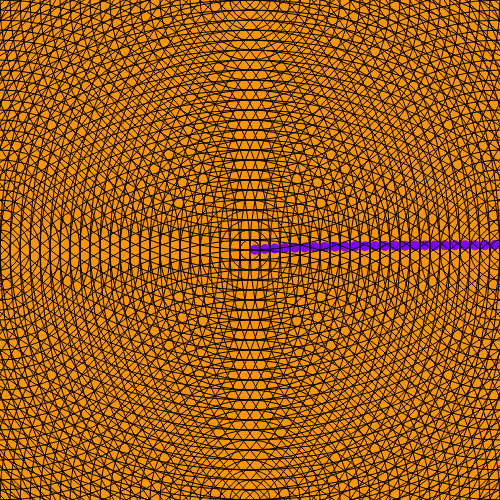
Frame 1 (no input)
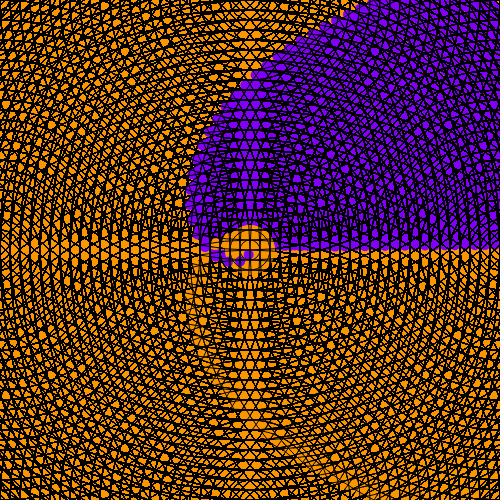
Frame 60 (no input)
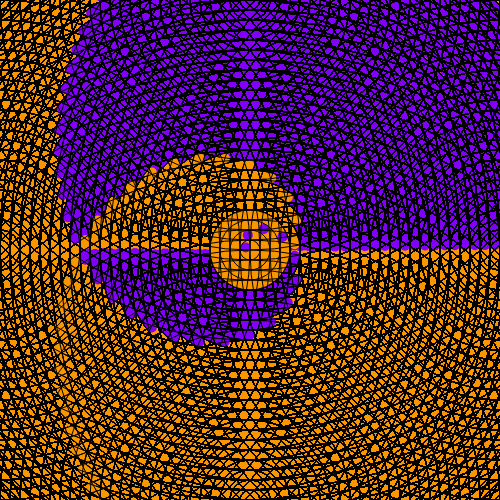
Frame 120 (the mouse pressed at the canvas centre since frame 60)

The p5.js sketch that drew these frames (run headless with seeded random() and noise() and a simulated clock; from frame 60 on, the mouse is pressed at the canvas centre):

// p5.js sketch
// ── sketch.js
//Circles and arcs from the midpoints of four sides. (ACG 59)
//https://massmoca.org/event/walldrawing138/
//Primarily used Translate, didn't see many efficient means/reasons to use rotate or scale

//Background circle variables
  var cs = 20
  var circlestate1 = true
  var circlestate2 = false

function setup() {
createCanvas(500,500)
background(250, 150, 0)
}

function draw() {
//Secondary Background to avoid stroke overlap weirdness
  push()
    if(circlestate2){
      cs -= .5
      if(cs == -40){
        circlestate1 = true
        circlestate2 = false
      }
    }
    if(circlestate1){
      cs += .5
      if(cs == 700){
        circlestate1 = false
        circlestate2 = true
     }
    }
  noStroke()
  fill(250, 150, 0)
  ellipse(250, 250, cs, cs)
  pop()

//Clockwise Rotating ellipses details
  push()
  noStroke()
  fill(250, 150, 0)
  //Rotations, rotate() free guarrentee or your cash back!
    push()
    translate(250, 250);
    translate(p5.Vector.fromAngle(millis() / 225, 5));
    ellipse(0, 0, 10, 10);
    pop()

    push()
    translate(250, 250);
    translate(p5.Vector.fromAngle(millis() / 250, 15));
    ellipse(0, 0, 10, 10);
    pop()

    push()
    translate(250, 250);
    translate(p5.Vector.fromAngle(millis() / 275, 25));
    ellipse(0, 0, 10, 10);
    pop()

    push()
    translate(250, 250);
    translate(p5.Vector.fromAngle(millis() / 300, 35));
    ellipse(0, 0, 10, 10);
    pop()

    push()
    translate(250, 250);
    translate(p5.Vector.fromAngle(millis() / 325, 45));
    ellipse(0, 0, 10, 10);
    pop()

    push()
    translate(250, 250);
    translate(p5.Vector.fromAngle(millis() / 350, 55));
    ellipse(0, 0, 10, 10);
    pop()

    push()
    translate(250, 250);
    translate(p5.Vector.fromAngle(millis() / 375, 65));
    ellipse(0, 0, 10, 10);
    pop()

    push()
    translate(250, 250);
    translate(p5.Vector.fromAngle(millis() / 400, 75));
    ellipse(0, 0, 10, 10);
    pop()

    push()
    translate(250, 250);
    translate(p5.Vector.fromAngle(millis() / 425, 85));
    ellipse(0, 0, 10, 10);
    pop()

    push()
    translate(250, 250);
    translate(p5.Vector.fromAngle(millis() / 450, 95));
    ellipse(0, 0, 10, 10);
    pop()

    push()
    translate(250, 250);
    translate(p5.Vector.fromAngle(millis() / 475, 105));
    ellipse(0, 0, 10, 10);
    pop()

    push()
    translate(250, 250);
    translate(p5.Vector.fromAngle(millis() / 500, 115));
    ellipse(0, 0, 10, 10);
    pop()

    push()
    translate(250, 250);
    translate(p5.Vector.fromAngle(millis() / 525, 125));
    ellipse(0, 0, 10, 10);
    pop()

    push()
    translate(250, 250);
    translate(p5.Vector.fromAngle(millis() / 550, 135));
    ellipse(0, 0, 10, 10);
    pop()

    push()
    translate(250, 250);
    translate(p5.Vector.fromAngle(millis() / 575, 145));
    ellipse(0, 0, 10, 10);
    pop()

    push()
    translate(250, 250);
    translate(p5.Vector.fromAngle(millis() / 600, 155));
    ellipse(0, 0, 10, 10);
    pop()

    push()
    translate(250, 250);
    translate(p5.Vector.fromAngle(millis() / 625, 165));
    ellipse(0, 0, 10, 10);
    pop()

    push()
    translate(250, 250);
    translate(p5.Vector.fromAngle(millis() / 650, 175));
    ellipse(0, 0, 10, 10);
    pop()

    push()
    translate(250, 250);
    translate(p5.Vector.fromAngle(millis() / 675, 185));
    ellipse(0, 0, 10, 10);
    pop()

    push()
    translate(250, 250);
    translate(p5.Vector.fromAngle(millis() / 700, 195));
    ellipse(0, 0, 10, 10);
    pop()

    push()
    translate(250, 250);
    translate(p5.Vector.fromAngle(millis() / 725, 205));
    ellipse(0, 0, 10, 10);
    pop()

    push()
    translate(250, 250);
    translate(p5.Vector.fromAngle(millis() / 750, 215));
    ellipse(0, 0, 10, 10);
    pop()

    push()
    translate(250, 250);
    translate(p5.Vector.fromAngle(millis() / 775, 225));
    ellipse(0, 0, 10, 10);
    pop()

    push()
    translate(250, 250);
    translate(p5.Vector.fromAngle(millis() / 800, 235));
    ellipse(0, 0, 10, 10);
    pop()

    push()
    translate(250, 250);
    translate(p5.Vector.fromAngle(millis() / 825, 245));
    ellipse(0, 0, 10, 10);
    pop()

    push()
    translate(250, 250);
    translate(p5.Vector.fromAngle(millis() / 850, 255));
    ellipse(0, 0, 10, 10);
    pop()

    push()
    translate(250, 250);
    translate(p5.Vector.fromAngle(millis() / 875, 265));
    ellipse(0, 0, 10, 10);
    pop()

    push()
    translate(250, 250);
    translate(p5.Vector.fromAngle(millis() / 900, 275));
    ellipse(0, 0, 10, 10);
    pop()

    push()
    translate(250, 250);
    translate(p5.Vector.fromAngle(millis() / 925, 285));
    ellipse(0, 0, 10, 10);
    pop()

    push()
    translate(250, 250);
    translate(p5.Vector.fromAngle(millis() / 950, 295));
    ellipse(0, 0, 10, 10);
    pop()

    push()
    translate(250, 250);
    translate(p5.Vector.fromAngle(millis() / 975, 305));
    ellipse(0, 0, 10, 10);
    pop()

    push()
    translate(250, 250);
    translate(p5.Vector.fromAngle(millis() / 1000, 315));
    ellipse(0, 0, 10, 10);
    pop()

    push()
    translate(250, 250);
    translate(p5.Vector.fromAngle(millis() / 1025, 325));
    ellipse(0, 0, 10, 10);
    pop()

    push()
    translate(250, 250);
    translate(p5.Vector.fromAngle(millis() / 1050, 335));
    ellipse(0, 0, 10, 10);
    pop()

    push()
    translate(250, 250);
    translate(p5.Vector.fromAngle(millis() / 1075, 345));
    ellipse(0, 0, 10, 10);
    pop()
    pop()

//Counter Clockwise Rotating ellipses details
  push()
  noStroke()
  fill(130, 0, 250)
  //Rotations, rotate() free guarrentee or your cash back!
    push()
    translate(250, 250);
    translate(p5.Vector.fromAngle(millis() / -225, 5));
    ellipse(0, 0, 10, 10);
    pop()
    
    push()
    translate(250, 250);
    translate(p5.Vector.fromAngle(millis() / -250, 15));
    ellipse(0, 0, 10, 10);
    pop()

    push()
    translate(250, 250);
    translate(p5.Vector.fromAngle(millis() / -275, 25));
    ellipse(0, 0, 10, 10);
    pop()

    push()
    translate(250, 250);
    translate(p5.Vector.fromAngle(millis() / -300, 35));
    ellipse(0, 0, 10, 10);
    pop()

    push()
    translate(250, 250);
    translate(p5.Vector.fromAngle(millis() / -325, 45));
    ellipse(0, 0, 10, 10);
    pop()

    push()
    translate(250, 250);
    translate(p5.Vector.fromAngle(millis() / -350, 55));
    ellipse(0, 0, 10, 10);
    pop()

    push()
    translate(250, 250);
    translate(p5.Vector.fromAngle(millis() / -375, 65));
    ellipse(0, 0, 10, 10);
    pop()

    push()
    translate(250, 250);
    translate(p5.Vector.fromAngle(millis() / -400, 75));
    ellipse(0, 0, 10, 10);
    pop()

    push()
    translate(250, 250);
    translate(p5.Vector.fromAngle(millis() / -425, 85));
    ellipse(0, 0, 10, 10);
    pop()

    push()
    translate(250, 250);
    translate(p5.Vector.fromAngle(millis() / -450, 95));
    ellipse(0, 0, 10, 10);
    pop()

    push()
    translate(250, 250);
    translate(p5.Vector.fromAngle(millis() / -475, 105));
    ellipse(0, 0, 10, 10);
    pop()

    push()
    translate(250, 250);
    translate(p5.Vector.fromAngle(millis() / -500, 115));
    ellipse(0, 0, 10, 10);
    pop()

    push()
    translate(250, 250);
    translate(p5.Vector.fromAngle(millis() / -525, 125));
    ellipse(0, 0, 10, 10);
    pop()

    push()
    translate(250, 250);
    translate(p5.Vector.fromAngle(millis() / -550, 135));
    ellipse(0, 0, 10, 10);
    pop()

    push()
    translate(250, 250);
    translate(p5.Vector.fromAngle(millis() / -575, 145));
    ellipse(0, 0, 10, 10);
    pop()

    push()
    translate(250, 250);
    translate(p5.Vector.fromAngle(millis() / -600, 155));
    ellipse(0, 0, 10, 10);
    pop()

    push()
    translate(250, 250);
    translate(p5.Vector.fromAngle(millis() / -625, 165));
    ellipse(0, 0, 10, 10);
    pop()

    push()
    translate(250, 250);
    translate(p5.Vector.fromAngle(millis() / -650, 175));
    ellipse(0, 0, 10, 10);
    pop()

    push()
    translate(250, 250);
    translate(p5.Vector.fromAngle(millis() / -675, 185));
    ellipse(0, 0, 10, 10);
    pop()

    push()
    translate(250, 250);
    translate(p5.Vector.fromAngle(millis() / -700, 195));
    ellipse(0, 0, 10, 10);
    pop()

    push()
    translate(250, 250);
    translate(p5.Vector.fromAngle(millis() / -725, 205));
    ellipse(0, 0, 10, 10);
    pop()

    push()
    translate(250, 250);
    translate(p5.Vector.fromAngle(millis() / -750, 215));
    ellipse(0, 0, 10, 10);
    pop()

    push()
    translate(250, 250);
    translate(p5.Vector.fromAngle(millis() / -775, 225));
    ellipse(0, 0, 10, 10);
    pop()

    push()
    translate(250, 250);
    translate(p5.Vector.fromAngle(millis() / -800, 235));
    ellipse(0, 0, 10, 10);
    pop()

    push()
    translate(250, 250);
    translate(p5.Vector.fromAngle(millis() / -825, 245));
    ellipse(0, 0, 10, 10);
    pop()

    push()
    translate(250, 250);
    translate(p5.Vector.fromAngle(millis() / -850, 255));
    ellipse(0, 0, 10, 10);
    pop()

    push()
    translate(250, 250);
    translate(p5.Vector.fromAngle(millis() / -875, 265));
    ellipse(0, 0, 10, 10);
    pop()

    push()
    translate(250, 250);
    translate(p5.Vector.fromAngle(millis() / -900, 275));
    ellipse(0, 0, 10, 10);
    pop()

    push()
    translate(250, 250);
    translate(p5.Vector.fromAngle(millis() / -925, 285));
    ellipse(0, 0, 10, 10);
    pop()

    push()
    translate(250, 250);
    translate(p5.Vector.fromAngle(millis() / -950, 295));
    ellipse(0, 0, 10, 10);
    pop()

    push()
    translate(250, 250);
    translate(p5.Vector.fromAngle(millis() / -975, 305));
    ellipse(0, 0, 10, 10);
    pop()

    push()
    translate(250, 250);
    translate(p5.Vector.fromAngle(millis() / -1000, 315));
    ellipse(0, 0, 10, 10);
    pop()

    push()
    translate(250, 250);
    translate(p5.Vector.fromAngle(millis() / -1025, 325));
    ellipse(0, 0, 10, 10);
    pop()

    push()
    translate(250, 250);
    translate(p5.Vector.fromAngle(millis() / -1050, 335));
    ellipse(0, 0, 10, 10);
    pop()

    push()
    translate(250, 250);
    translate(p5.Vector.fromAngle(millis() / -1075, 345));
    ellipse(0, 0, 10, 10);
    pop()
    pop()

//Middle
  push()
  translate(250, 250)
  stroke(0)
  strokeWeight(1)
  noFill()
  ellipse(0, 0, 20, 20)
  ellipse(0, 0, 40, 40)
  ellipse(0, 0, 60, 60)
  ellipse(0, 0, 80, 80)
  ellipse(0, 0, 100, 100)
  ellipse(0, 0, 120, 120)
  ellipse(0, 0, 140, 140)
  ellipse(0, 0, 160, 160)
  ellipse(0, 0, 180, 180)
  ellipse(0, 0, 200, 200)
  ellipse(0, 0, 220, 220)
  ellipse(0, 0, 240, 240)
  ellipse(0, 0, 260, 260)
  ellipse(0, 0, 280, 280)
  ellipse(0, 0, 300, 300)
  ellipse(0, 0, 320, 320)
  ellipse(0, 0, 340, 340)
  ellipse(0, 0, 360, 360)
  ellipse(0, 0, 380, 380)
  ellipse(0, 0, 400, 400)
  ellipse(0, 0, 420, 420)
  ellipse(0, 0, 440, 440)
  ellipse(0, 0, 460, 460)
  ellipse(0, 0, 480, 480)
  ellipse(0, 0, 500, 500)
  ellipse(0, 0, 520, 520)
  ellipse(0, 0, 540, 540)
  ellipse(0, 0, 560, 560)
  ellipse(0, 0, 580, 580)
  ellipse(0, 0, 600, 600)
  ellipse(0, 0, 620, 620)
  ellipse(0, 0, 640, 640)
  ellipse(0, 0, 660, 660)
  ellipse(0, 0, 680, 680)
  ellipse(0, 0, 700, 700)
  ellipse(0, 0, 720, 720)
  ellipse(0, 0, 740, 740)
  ellipse(0, 0, 760, 760)
  ellipse(0, 0, 780, 780)
  ellipse(0, 0, 800, 800)
  ellipse(0, 0, 820, 820)
  ellipse(0, 0, 840, 840)
  ellipse(0, 0, 860, 860)
  ellipse(0, 0, 880, 880)
  ellipse(0, 0, 900, 900)
  ellipse(0, 0, 920, 920)
  ellipse(0, 0, 940, 940)
  ellipse(0, 0, 960, 960)
  ellipse(0, 0, 980, 980)
  ellipse(0, 0, 1000, 1000)
  ellipse(0, 0, 1020, 1020)
  ellipse(0, 0, 1040, 1040)
  ellipse(0, 0, 1060, 1060)
  ellipse(0, 0, 1080, 1080)
  ellipse(0, 0, 1100, 1100)
  pop()

//Top
  push()
  translate(250, 0)
  stroke(0)
  strokeWeight(1)
  noFill()
  ellipse(0, 0, 20, 20)
  ellipse(0, 0, 40, 40)
  ellipse(0, 0, 60, 60)
  ellipse(0, 0, 80, 80)
  ellipse(0, 0, 100, 100)
  ellipse(0, 0, 120, 120)
  ellipse(0, 0, 140, 140)
  ellipse(0, 0, 160, 160)
  ellipse(0, 0, 180, 180)
  ellipse(0, 0, 200, 200)
  ellipse(0, 0, 220, 220)
  ellipse(0, 0, 240, 240)
  ellipse(0, 0, 260, 260)
  ellipse(0, 0, 280, 280)
  ellipse(0, 0, 300, 300)
  ellipse(0, 0, 320, 320)
  ellipse(0, 0, 340, 340)
  ellipse(0, 0, 360, 360)
  ellipse(0, 0, 380, 380)
  ellipse(0, 0, 400, 400)
  ellipse(0, 0, 420, 420)
  ellipse(0, 0, 440, 440)
  ellipse(0, 0, 460, 460)
  ellipse(0, 0, 480, 480)
  ellipse(0, 0, 500, 500)
  ellipse(0, 0, 520, 520)
  ellipse(0, 0, 540, 540)
  ellipse(0, 0, 560, 560)
  ellipse(0, 0, 580, 580)
  ellipse(0, 0, 600, 600)
  ellipse(0, 0, 620, 620)
  ellipse(0, 0, 640, 640)
  ellipse(0, 0, 660, 660)
  ellipse(0, 0, 680, 680)
  ellipse(0, 0, 700, 700)
  ellipse(0, 0, 720, 720)
  ellipse(0, 0, 740, 740)
  ellipse(0, 0, 760, 760)
  ellipse(0, 0, 780, 780)
  ellipse(0, 0, 800, 800)
  ellipse(0, 0, 820, 820)
  ellipse(0, 0, 840, 840)
  ellipse(0, 0, 860, 860)
  ellipse(0, 0, 880, 880)
  ellipse(0, 0, 900, 900)
  ellipse(0, 0, 920, 920)
  ellipse(0, 0, 940, 940)
  ellipse(0, 0, 960, 960)
  ellipse(0, 0, 980, 980)
  ellipse(0, 0, 1000, 1000)
  ellipse(0, 0, 1020, 1020)
  ellipse(0, 0, 1040, 1040)
  ellipse(0, 0, 1060, 1060)
  ellipse(0, 0, 1080, 1080)
  ellipse(0, 0, 1100, 1100)
  pop()

//Left
  push()
  translate(0, 250)
  stroke(0)
  strokeWeight(1)
  noFill()
  ellipse(0, 0, 20, 20)
  ellipse(0, 0, 40, 40)
  ellipse(0, 0, 60, 60)
  ellipse(0, 0, 80, 80)
  ellipse(0, 0, 100, 100)
  ellipse(0, 0, 120, 120)
  ellipse(0, 0, 140, 140)
  ellipse(0, 0, 160, 160)
  ellipse(0, 0, 180, 180)
  ellipse(0, 0, 200, 200)
  ellipse(0, 0, 220, 220)
  ellipse(0, 0, 240, 240)
  ellipse(0, 0, 260, 260)
  ellipse(0, 0, 280, 280)
  ellipse(0, 0, 300, 300)
  ellipse(0, 0, 320, 320)
  ellipse(0, 0, 340, 340)
  ellipse(0, 0, 360, 360)
  ellipse(0, 0, 380, 380)
  ellipse(0, 0, 400, 400)
  ellipse(0, 0, 420, 420)
  ellipse(0, 0, 440, 440)
  ellipse(0, 0, 460, 460)
  ellipse(0, 0, 480, 480)
  ellipse(0, 0, 500, 500)
  ellipse(0, 0, 520, 520)
  ellipse(0, 0, 540, 540)
  ellipse(0, 0, 560, 560)
  ellipse(0, 0, 580, 580)
  ellipse(0, 0, 600, 600)
  ellipse(0, 0, 620, 620)
  ellipse(0, 0, 640, 640)
  ellipse(0, 0, 660, 660)
  ellipse(0, 0, 680, 680)
  ellipse(0, 0, 700, 700)
  ellipse(0, 0, 720, 720)
  ellipse(0, 0, 740, 740)
  ellipse(0, 0, 760, 760)
  ellipse(0, 0, 780, 780)
  ellipse(0, 0, 800, 800)
  ellipse(0, 0, 820, 820)
  ellipse(0, 0, 840, 840)
  ellipse(0, 0, 860, 860)
  ellipse(0, 0, 880, 880)
  ellipse(0, 0, 900, 900)
  ellipse(0, 0, 920, 920)
  ellipse(0, 0, 940, 940)
  ellipse(0, 0, 960, 960)
  ellipse(0, 0, 980, 980)
  ellipse(0, 0, 1000, 1000)
  ellipse(0, 0, 1020, 1020)
  ellipse(0, 0, 1040, 1040)
  ellipse(0, 0, 1060, 1060)
  ellipse(0, 0, 1080, 1080)
  ellipse(0, 0, 1100, 1100)
  pop()

//Right
  push()
  translate(500, 250)
  stroke(0)
  strokeWeight(1)
  noFill()
  ellipse(0, 0, 20, 20)
  ellipse(0, 0, 40, 40)
  ellipse(0, 0, 60, 60)
  ellipse(0, 0, 80, 80)
  ellipse(0, 0, 100, 100)
  ellipse(0, 0, 120, 120)
  ellipse(0, 0, 140, 140)
  ellipse(0, 0, 160, 160)
  ellipse(0, 0, 180, 180)
  ellipse(0, 0, 200, 200)
  ellipse(0, 0, 220, 220)
  ellipse(0, 0, 240, 240)
  ellipse(0, 0, 260, 260)
  ellipse(0, 0, 280, 280)
  ellipse(0, 0, 300, 300)
  ellipse(0, 0, 320, 320)
  ellipse(0, 0, 340, 340)
  ellipse(0, 0, 360, 360)
  ellipse(0, 0, 380, 380)
  ellipse(0, 0, 400, 400)
  ellipse(0, 0, 420, 420)
  ellipse(0, 0, 440, 440)
  ellipse(0, 0, 460, 460)
  ellipse(0, 0, 480, 480)
  ellipse(0, 0, 500, 500)
  ellipse(0, 0, 520, 520)
  ellipse(0, 0, 540, 540)
  ellipse(0, 0, 560, 560)
  ellipse(0, 0, 580, 580)
  ellipse(0, 0, 600, 600)
  ellipse(0, 0, 620, 620)
  ellipse(0, 0, 640, 640)
  ellipse(0, 0, 660, 660)
  ellipse(0, 0, 680, 680)
  ellipse(0, 0, 700, 700)
  ellipse(0, 0, 720, 720)
  ellipse(0, 0, 740, 740)
  ellipse(0, 0, 760, 760)
  ellipse(0, 0, 780, 780)
  ellipse(0, 0, 800, 800)
  ellipse(0, 0, 820, 820)
  ellipse(0, 0, 840, 840)
  ellipse(0, 0, 860, 860)
  ellipse(0, 0, 880, 880)
  ellipse(0, 0, 900, 900)
  ellipse(0, 0, 920, 920)
  ellipse(0, 0, 940, 940)
  ellipse(0, 0, 960, 960)
  ellipse(0, 0, 980, 980)
  ellipse(0, 0, 1000, 1000)
  ellipse(0, 0, 1020, 1020)
  ellipse(0, 0, 1040, 1040)
  ellipse(0, 0, 1060, 1060)
  ellipse(0, 0, 1080, 1080)
  ellipse(0, 0, 1100, 1100)
  pop()

//Bottom
  push()
  translate(250, 500)
  stroke(0)
  strokeWeight(1)
  noFill()
  ellipse(0, 0, 20, 20)
  ellipse(0, 0, 40, 40)
  ellipse(0, 0, 60, 60)
  ellipse(0, 0, 80, 80)
  ellipse(0, 0, 100, 100)
  ellipse(0, 0, 120, 120)
  ellipse(0, 0, 140, 140)
  ellipse(0, 0, 160, 160)
  ellipse(0, 0, 180, 180)
  ellipse(0, 0, 200, 200)
  ellipse(0, 0, 220, 220)
  ellipse(0, 0, 240, 240)
  ellipse(0, 0, 260, 260)
  ellipse(0, 0, 280, 280)
  ellipse(0, 0, 300, 300)
  ellipse(0, 0, 320, 320)
  ellipse(0, 0, 340, 340)
  ellipse(0, 0, 360, 360)
  ellipse(0, 0, 380, 380)
  ellipse(0, 0, 400, 400)
  ellipse(0, 0, 420, 420)
  ellipse(0, 0, 440, 440)
  ellipse(0, 0, 460, 460)
  ellipse(0, 0, 480, 480)
  ellipse(0, 0, 500, 500)
  ellipse(0, 0, 520, 520)
  ellipse(0, 0, 540, 540)
  ellipse(0, 0, 560, 560)
  ellipse(0, 0, 580, 580)
  ellipse(0, 0, 600, 600)
  ellipse(0, 0, 620, 620)
  ellipse(0, 0, 640, 640)
  ellipse(0, 0, 660, 660)
  ellipse(0, 0, 680, 680)
  ellipse(0, 0, 700, 700)
  ellipse(0, 0, 720, 720)
  ellipse(0, 0, 740, 740)
  ellipse(0, 0, 760, 760)
  ellipse(0, 0, 780, 780)
  ellipse(0, 0, 800, 800)
  ellipse(0, 0, 820, 820)
  ellipse(0, 0, 840, 840)
  ellipse(0, 0, 860, 860)
  ellipse(0, 0, 880, 880)
  ellipse(0, 0, 900, 900)
  ellipse(0, 0, 920, 920)
  ellipse(0, 0, 940, 940)
  ellipse(0, 0, 960, 960)
  ellipse(0, 0, 980, 980)
  ellipse(0, 0, 1000, 1000)
  ellipse(0, 0, 1020, 1020)
  ellipse(0, 0, 1040, 1040)
  ellipse(0, 0, 1060, 1060)
  ellipse(0, 0, 1080, 1080)
  ellipse(0, 0, 1100, 1100)
  pop()

}
